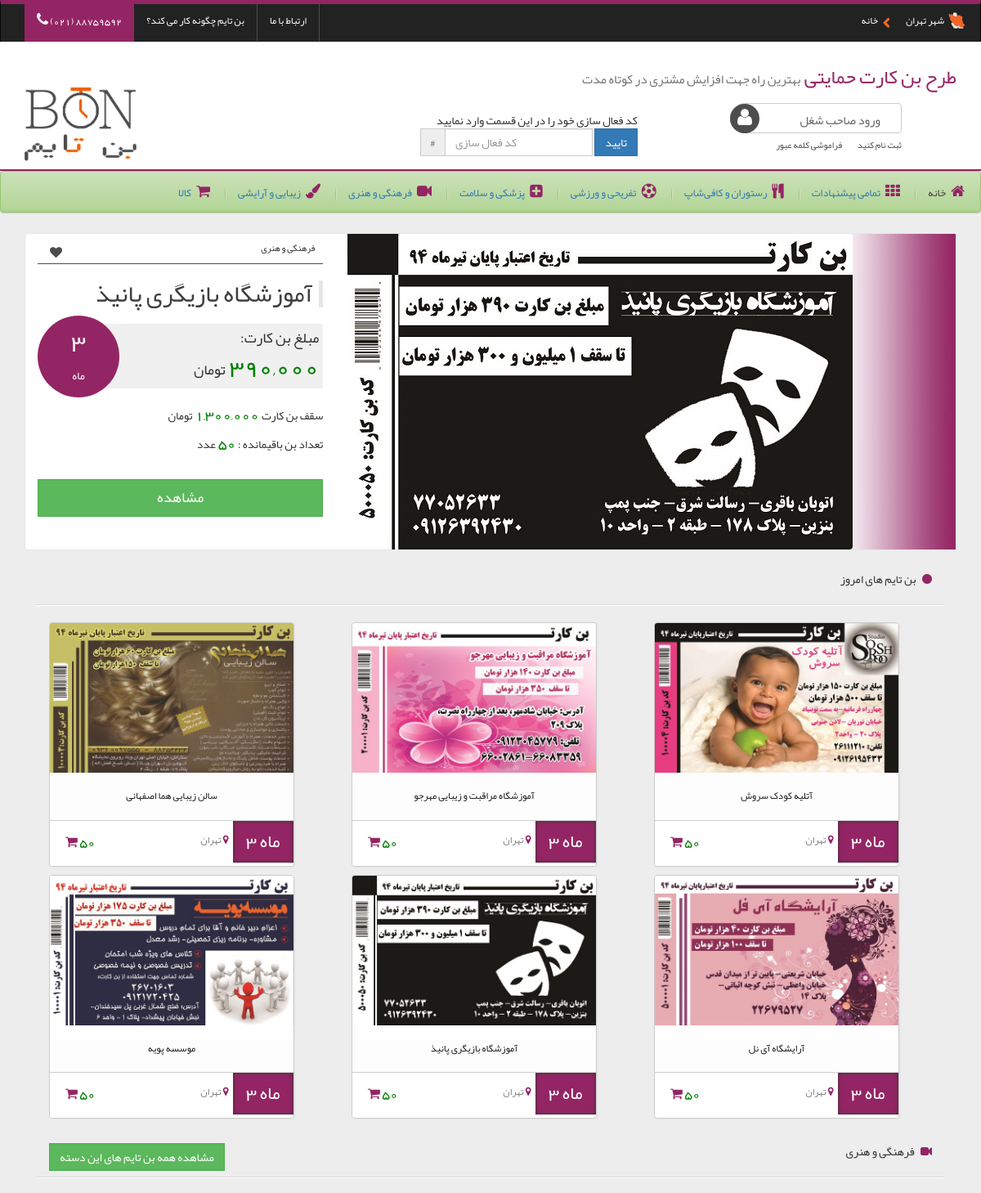
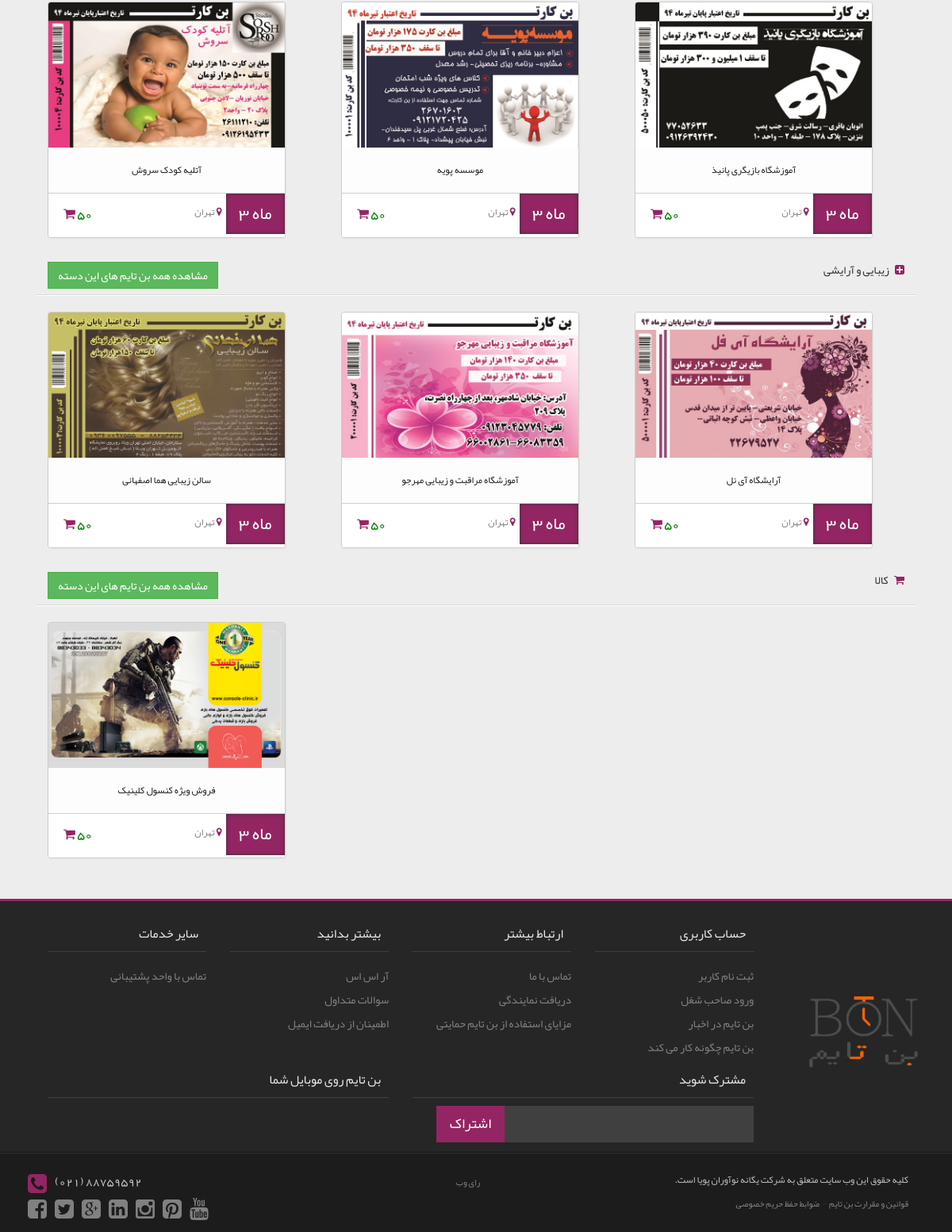
The page / on the database its author committed (2 pictures, top to bottom).
### tables this page shows
CREATE TABLE IF NOT EXISTS `users` (
  `id` int(11) NOT NULL AUTO_INCREMENT,
  `activation_code` varchar(250) NOT NULL,
  `first_name` varchar(250) NOT NULL,
  `last_name` varchar(250) NOT NULL,
  `melli_code` varchar(250) NOT NULL,
  `password` varchar(250) NOT NULL,
  `adv_name` varchar(250) NOT NULL,
  `adv_category` varchar(250) NOT NULL,
  `adv_bon_price` varchar(250) NOT NULL,
  `adv_total_price` varchar(250) NOT NULL,
  `adv_count` int(11) NOT NULL,
  `address` text NOT NULL,
  `tel` varchar(250) NOT NULL,
  `adv_city` varchar(250) NOT NULL,
  `adv_date` bigint(20) NOT NULL,
  `adv_time` varchar(250) NOT NULL,
  `adv_image` varchar(250) NOT NULL,
  PRIMARY KEY (`id`)
);

### include/home.php (the view, shortened to what this page needs)
<?php
function home_category($category,$size,$connection){
	  $home_cat_query = "SELECT * FROM `users` WHERE adv_date > '0' AND adv_category LIKE '%$category%'
	  					ORDER BY id DESC LIMIT $size ; ";
	  $home_cat_result = mysqli_query($connection , $home_cat_query);
	  $output = '';
while($home_cat_row = mysqli_fetch_assoc($home_cat_result)){
		$city_query = "SELECT * FROM `province` WHERE id = '$home_cat_row[adv_city]' LIMIT 1 ; ";
	  	$city_result = mysqli_query($connection , $city_query);
	  	$city_row = mysqli_fetch_assoc($city_result);
		$home_cat_row['adv_city'] = $city_row['name'];
            $output .= '<div class="col-md-4">
                <div class="view view-fifth">
                    <img src="images/advertises/'.$home_cat_row['adv_image'].'" width="298" height="183" />
                    <div class="mask">
                        <h5>'.$home_cat_row['adv_category'].'</h5>
                        <h2>'.$home_cat_row['adv_bon_price'].'</h2>
                        <p>سقف بن: '.$home_cat_row['adv_total_price'].'</p>
                        <a href="index.php?page=product&id='.$home_cat_row['id'].'" class="info">مشاهده بن تایم</a>
                    </div>
                    <p class="caption">'.$home_cat_row['adv_name'].'</p>
                    <div class="detail">
                        <div class="col-md-3 detail-sell">
                            <span class="green">'.$home_cat_row['adv_count'].'</span>
                            <i class="fa fa-shopping-cart"></i>
                        </div>
                        <div class="col-md-6 detail-zone">
                            <i class="fa fa-map-marker"></i>
                            <span>'.$home_cat_row['adv_city'].'</span>
                        </div>
                        <div class="col-md-3 detail-off">
                            <span dir="rtl">'.$home_cat_row['adv_time'].'</span> ماه
                        </div>
                    </div>
                </div>
            </div>';
	}
	return $output;
}
?>
<?php
	  $today_query = "SELECT * FROM `users` WHERE adv_date > '0' ORDER BY id DESC LIMIT 6 ; ";
	  $today_result = mysqli_query($connection , $today_query);
?>
<section class="main">
    <div class="container">
        <div class="col-md-12">
            <div class="menu-title">
                <span><i class="fa fa-circle"></i> بن تایم های امروز</span>
            </div>
            <hr class="menu-row">
<?php
	while($today_row = mysqli_fetch_assoc($today_result)){
		$city_query = "SELECT * FROM `province` WHERE id = '$today_row[adv_city]' LIMIT 1 ; ";
	  	$city_result = mysqli_query($connection , $city_query);
	  	$city_row = mysqli_fetch_assoc($city_result);
		$today_row['adv_city'] = $city_row['name'];
            echo '<div class="col-md-4">
                <div class="view view-fifth">
                    <img src="images/advertises/'.$today_row['adv_image'].'" width="298" height="183" />
                    <div class="mask">
                        <h5>'.$today_row['adv_category'].'</h5>
                        <h2>'.$today_row['adv_bon_price'].'</h2>
                        <p>سقف بن: '.$today_row['adv_total_price'].'</p>
                        <a href="index.php?page=product&id='.$today_row['id'].'" class="info">مشاهده بن تایم</a>
                    </div>
                    <p class="caption">'.$today_row['adv_name'].'</p>
                    <div class="detail">
                        <div class="col-md-3 detail-sell">
                            <span class="green">'.$today_row['adv_count'].'</span>
                            <i class="fa fa-shopping-cart"></i>
                        </div>
                        <div class="col-md-6 detail-zone">
                            <i class="fa fa-map-marker"></i>
                            <span>'.$today_row['adv_city'].'</span>
                        </div>
                        <div class="col-md-3 detail-off">
                            <span dir="rtl">'.$today_row['adv_time'].'</span> ماه
                        </div>
                    </div>
                </div>
            </div>';
	}
?>
			<div class="clearfix"></div><br>
			<div class="menu-title">
                <span><i class="fa fa-video-camera"></i> فرهنگی و هنری</span>
                <a href="?page=category&type=art" class="btn btn-success">مشاهده همه بن تایم های این دسته</a>
            </div>
            <hr class="menu-row">
			<?php echo home_category('فرهنگی و هنری',3,$connection); ?>
            <div class="clearfix"></div><br>
			<div class="menu-title">
                <span><i class="fa fa-plus-square"></i> زیبایی و آرایشی</span>
                <a href="?page=category&type=beauty" class="btn btn-success">مشاهده همه بن تایم های این دسته</a>
            </div>
            <hr class="menu-row">
            <?php echo home_category('زیبایی و آرایشی',3,$connection); ?>
            <div class="clearfix"></div><br>
			<div class="menu-title">
                <span><i class="fa fa-shopping-cart"></i> کالا</span>
                <a href="?page=category&type=product" class="btn btn-success">مشاهده همه بن تایم های این دسته</a>
            </div>
            <hr class="menu-row">
            <?php echo home_category('کالا',3,$connection); ?>
        </div>
    </div>
</section>

### include/big-ad.php (shortened to what this page needs)
<?php
	  $big_adv_query = "SELECT * FROM `users` WHERE adv_time > '0' ORDER BY RAND() LIMIT 1 ; ";
	  $big_adv_result = mysqli_query($connection , $big_adv_query);
	  $big_adv_row = mysqli_fetch_assoc($big_adv_result);
	  $button = '<a class="btn btn-lg btn-block btn-success"
		  				href="index.php?page=product&id='.$big_adv_row['id'].'">مشاهده</a>';
?>
<?php
	$count = 0;
	$big_adv_row['adv_count'] = $big_adv_row['adv_count'] - $count;
?>
<div class="col-md-4">
            <p class="main-name">
                <span><?php echo $big_adv_row['adv_category']; ?></span>
                <a class="fa fa-heart like"></a>
            </p>
            <div class="main-title">
                <h2>
                    <a href="#"><?php echo $big_adv_row['adv_name']; ?></a>
                </h2>
            </div>
            <div class="main-price">
                <div class="price">
                    <p>مبلغ بن کارت:</p>
                    <p><span class="green cash"> <?php echo $big_adv_row['adv_bon_price']; ?> </span>تومان</p>
                </div>
                <div class="main-off">
                    <p class="percent"><?php echo $big_adv_row['adv_time']; ?></p>
                    <p>ماه</p>
                </div>
            </div>
            <div class="main-ceil">
                    <p>سقف بن کارت<span class="green cash" style="font-size:18px;"> <?php echo $big_adv_row['adv_total_price']; ?> </span>تومان</p>
                    <p>تعداد بن باقیمانده : <span class="green cash" style="font-size:18px;"> <?php echo $big_adv_row['adv_count']; ?> </span>عدد</p>
            </div>
            <?php  echo $button; ?>
        </div>
        <div class="col-md-8 main-image">
            <img class="img-responsive" src="images/advertises/<?php echo $big_adv_row['adv_image']; ?>" >
        </div>

### css/custom.css (style rules this page uses)
body { font-family:yekan,YekanNumbers,verdana !important; background-color: #ededed; }
a { -webkit-transition: all .2s; -moz-transition: all .2s; -ms-transition: all .2s; -o-transition: all .2s; transition: all .2s; }
.main { margin-top: 25px; }
.main-image { padding-right: 0; background-image:url(../images/bg.jpg); background-repeat:no-repeat; background-position:right; background-size:150px; }
.main-name { font-size: 11px; text-align: right; padding: 10px; border-bottom: solid 1px #4d4d4d; }
.main-title { border-right: 5px solid #e6e6e6; color: #404040; padding: 0 8px 0 0; text-align: right; }
.main-title a { color: #404040; }
.like { float: left; color: #4d4d4d; border-radius: 50%; background-color: white; padding: 5px; font-size: 15px; cursor: pointer; }
.main-image img { border-radius: 0 4px 4px 0; }
.main-price { text-align: right; direction: rtl; position: relative; margin-bottom: 20px; }
.price { background-color: #f0f0f0; padding: 5px; font-size: 18px; padding-left: 30px; display: inline-block; width: 90%; margin-top: 10px; }
.price p { margin: 0; }
.cash { font-size: 30px; }
.green { color: green; }
.main-off { background-color: #942564; display: inline-block; padding: 10px 25px; border-radius: 50%; color: #f5f5f5; position: absolute; left: 0; top: 0; height: 100px; width: 100px; text-align: center; }
.percent { font-size: 30px; }
.main-ceil { text-align: right; direction: rtl; position: relative; font-size:14px; margin-bottom:30px; }
.menu-title { direction: rtl; margin-bottom: 20px; padding: 0 15px 0 15px; height: 20px; }
.menu-title span { padding: 15px 0 0 0 ; }
.menu-title i { color: #942564; padding-left: 5px; }
.menu-title .btn { float: left; }
.menu-row { background: none repeat scroll 0 0 #d9d9d9; border-bottom: 1px solid white; height: 1px; width: 100%; display: block; }
.view-fifth img { -webkit-transition: all 0.3s ease-in-out; -moz-transition: all 0.3s ease-in-out; -o-transition: all 0.3s ease-in-out; -ms-transition: all 0.3s ease-in-out; transition: all 0.3s ease-in-out; }
.view-fifth p { -ms-filter: "progid: DXImageTransform.Microsoft.Alpha(Opacity=0)"; filter: alpha(opacity=0); opacity: 0; color: #333; -webkit-transition: all 0.2s linear; -moz-transition: all 0.2s linear; -o-transition: all 0.2s linear; -ms-transition: all 0.2s linear; transition: all 0.2s linear; }
.view { float: left; margin-bottom: 10px; border: 1px solid #ccc; border-radius: 4px; overflow: hidden; position: relative; text-align: center; -webkit-box-shadow: 1px 1px 2px #e6e6e6; -moz-box-shadow: 1px 1px 2px #e6e6e6; box-shadow: 1px 1px 2px #e6e6e6; cursor: default; }
.view .caption { opacity: 0.9 !important; color: #080808; border-bottom: solid 1px #ccc; background-color: white; padding: 20px 5px 20px 5px; margin: 0; }
.view img { display: block; position: relative; }
.view p { font-size: 12px; position: relative; color: #080808; padding: 5px 10px 5px; text-align: center; margin: 0; direction: rtl; }
.detail { background-color: white; height: 55px; }
.detail-off { background-color: #942564; padding: 10px 5px; color: white; font-size: 22px; box-shadow:inset 0 0 5px #333; }
.detail-zone { direction: rtl; text-align: right; padding: 15px 5px; font-size: 12px; color: gray; }
.detail-zone i { color: #942564; }
.detail-sell { direction: rtl; font-size: 16px; padding: 15px 5px; }
.detail-sell i { color: #942564; }

### rows shown on the page
users: adv_category "فرهنگی و هنری", adv_name "آموزشگاه بازیگری پانیذ", adv_bon_price "390,000", adv_time "3", adv_count "50", adv_image (picture), adv_city "تهران"
users: adv_image (picture), adv_name "سالن زیبایی هما اصفهانی", adv_count "50", adv_city "تهران", adv_time "3"
users: adv_image (picture), adv_name "آموزشگاه مراقبت و زیبایی مهرجو", adv_count "50", adv_city "تهران", adv_time "3"
users: adv_image (picture), adv_name "آتلیه کودک سروش", adv_count "50", adv_city "تهران", adv_time "3"
users: adv_image (picture), adv_name "موسسه پویه", adv_count "50", adv_city "تهران", adv_time "3"
users: adv_image (picture), adv_name "آرایشگاه آی نل", adv_count "50", adv_city "تهران", adv_time "3"
users: adv_image (picture), adv_name "فروش ویژه کنسول کلینیک", adv_count "50", adv_city "تهران", adv_time "3"
